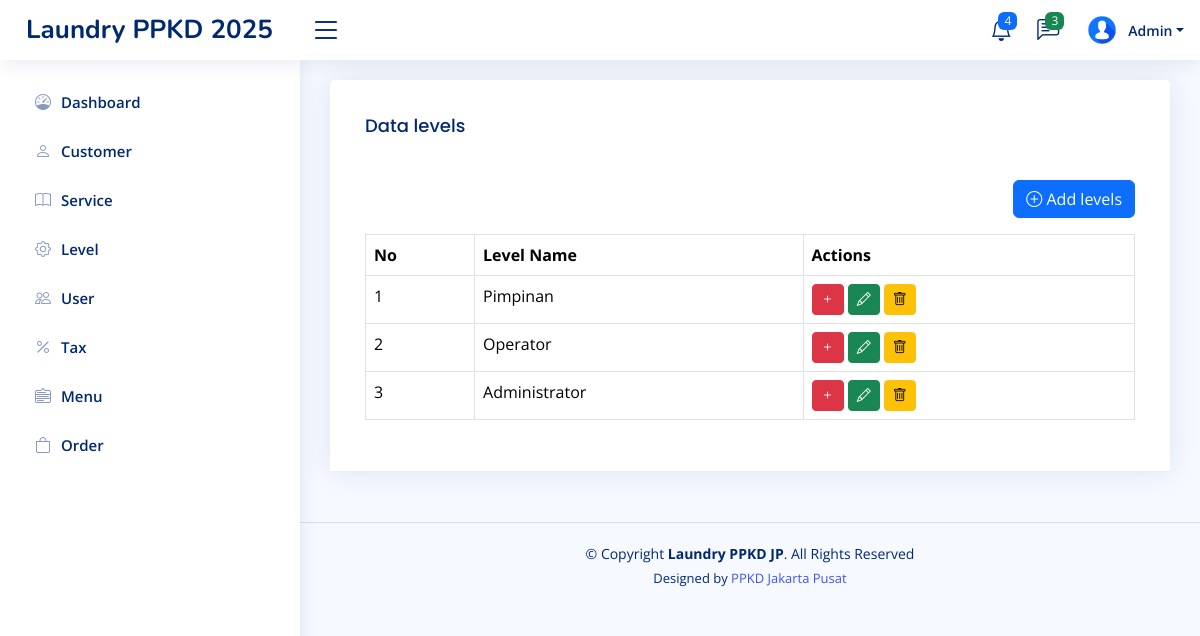
/home.php?page=level (signed in), run on the app's committed database.
### tables this page shows
CREATE TABLE `level_menus` (
  `id` int(11) NOT NULL,
  `level_id` int(11) NOT NULL,
  `menu_id` int(11) NOT NULL,
  `created_at` timestamp NOT NULL DEFAULT current_timestamp(),
  `updated_at` timestamp NULL DEFAULT NULL ON UPDATE current_timestamp()
);

CREATE TABLE `menus` (
  `id` int(11) NOT NULL,
  `name` varchar(30) NOT NULL,
  `icon` varchar(30) NOT NULL,
  `link` varchar(30) NOT NULL,
  `order` int(11) NOT NULL,
  `created_at` timestamp NOT NULL DEFAULT current_timestamp(),
  `updated_at` timestamp NULL DEFAULT NULL ON UPDATE current_timestamp()
);

CREATE TABLE `levels` (
  `id` int(11) NOT NULL,
  `name` varchar(100) NOT NULL,
  `created_at` timestamp NOT NULL DEFAULT current_timestamp(),
  `updated_at` timestamp NULL DEFAULT NULL ON UPDATE current_timestamp()
);

### pages/level.php (the view, shortened to what this page needs)
<?php
$q_levels = mysqli_query($config, "SELECT  * FROM levels ORDER BY id DESC");
$levels = mysqli_fetch_all($q_levels, MYSQLI_ASSOC);
?>
<!DOCTYPE html>
<html lang="en">
<head>
</head>
<body>
    <div class="row">
        <div class="col-sm-12">
            <div class="card">
                <div class="card-header">
                    <div class="card-body">
                        <h3 class="card-title">Data levels</h3>
                    </div>
                    <div class="card-body">
                        <div class="d-flex mb-3 justify-content-end">
                            <a href="?page=tambah-level" class="btn btn-primary">
                                <i class="bi bi-plus-circle"></i> Add levels
                            </a>
                        </div>
                        <table class="table table-bordered">
                            <tr>
                                <th>No</th>
                                <th>Level Name</th>
                                <th>Actions</th>
                            </tr>
                            <?php
                            foreach ($levels as $key => $level) {
                            ?>
                                <tr>
                                    <td><?php echo $key + 1 ?></td>
                                    <td><?php echo $level['name'] ?></td>
                                    <td>
                                        <a class="btn btn-danger btn-sm"
                                            href="?page=add-role-menu&edit=<?= $level['id'] ?>">
                                            <i class="bi bi-plus"></i>
                                        </a>
                                        <a class="btn btn-success btn-sm"
                                            href="?page=tambah-level&edit=<?= $level['id'] ?>">
                                            <i class="bi bi-pencil"></i>
                                        </a>
                                        <form class="d-inline" action="?page=level&delete=<?= $level['id'] ?>" method="post"
                                            onclick="return confirm('Are you sure you want to delete?')">
                                            <button type="submit" class="btn btn-warning btn-sm">
                                                <i class="bi bi-trash"></i>
                                            </button>
                                        </form>
                                    </td>
                                </tr>
                            <?php
                            }
                            ?>
                        </table>
                    </div>
                </div>
            </div>
        </div>
    </div>
</body>
</html>

### inc/sidebar.php
<?php
$level_id = $_SESSION['LEVEL_ID'] ?? '';
$querylevelMenu = mysqli_query($config, "SELECT * FROM menus JOIN level_menus ON menus.id = level_menus.menu_id WHERE level_id = '$level_id' ORDER BY `order` ASC");
$rowLevelMenus = mysqli_fetch_all($querylevelMenu, MYSQLI_ASSOC);
?>
<aside id="sidebar" class="sidebar">
    <ul class="sidebar-nav" id="sidebar-nav">
        <?php foreach ($rowLevelMenus as $rowLevelMenu): ?>
            <li class="nav-item">
                <a class="nav-link collapsed" href="?page=<?= $rowLevelMenu['link'] ?>">
                    <i class="<?= $rowLevelMenu['icon'] ?>"></i>
                    <span><?= $rowLevelMenu['name'] ?></span>
                </a>
            </li>
        <?php endforeach ?>
</aside>

### assets/css/style.css (style rules this page uses)
:root { scroll-behavior: smooth; }
body { font-family: "Open Sans", sans-serif; background: #f6f9ff; color: #444444; }
a { color: #4154f1; text-decoration: none; }
h1, h2, h3, h4, h5, h6 { font-family: "Nunito", sans-serif; }
.card { margin-bottom: 30px; border: none; border-radius: 5px; box-shadow: 0px 0 30px rgba(1, 41, 112, 0.1); }
.card-header, .card-footer { border-color: #ebeef4; background-color: #fff; color: #798eb3; padding: 15px; }
.card-title { padding: 20px 0 15px 0; font-size: 18px; font-weight: 500; color: #012970; font-family: "Poppins", sans-serif; }
.card-body { padding: 0 20px 20px 20px; }
.sidebar { position: fixed; top: 60px; left: 0; bottom: 0; width: 300px; z-index: 996; transition: all 0.3s; padding: 20px; overflow-y: auto; scrollbar-width: thin; scrollbar-color: #aab7cf transparent; box-shadow: 0px 0px 20px rgba(1, 41, 112, 0.1); background-color: #fff; }
.sidebar-nav { padding: 0; margin: 0; list-style: none; }
.sidebar-nav li { padding: 0; margin: 0; list-style: none; }
.sidebar-nav .nav-item { margin-bottom: 5px; }
.sidebar-nav .nav-link { display: flex; align-items: center; font-size: 15px; font-weight: 600; color: #4154f1; transition: 0.3; background: #f6f9ff; padding: 10px 15px; border-radius: 4px; }
.sidebar-nav .nav-link i { font-size: 16px; margin-right: 10px; color: #4154f1; }
.sidebar-nav .nav-link.collapsed { color: #012970; background: #fff; }
.sidebar-nav .nav-link.collapsed i { color: #899bbd; }

### data on the page
level_menus: menu.name "Dashboard"
level_menus: menu.name "Customer"
level_menus: menu.name "Service"
level_menus: menu.name "Level"
level_menus: menu.name "User"
level_menus: menu.name "Tax"
level_menus: menu.name "Menu"
level_menus: menu.name "Order"
levels: name "Pimpinan"
levels: name "Operator"
levels: name "Administrator"

### other printed values
$_SESSION['NAME'] "Admin"
